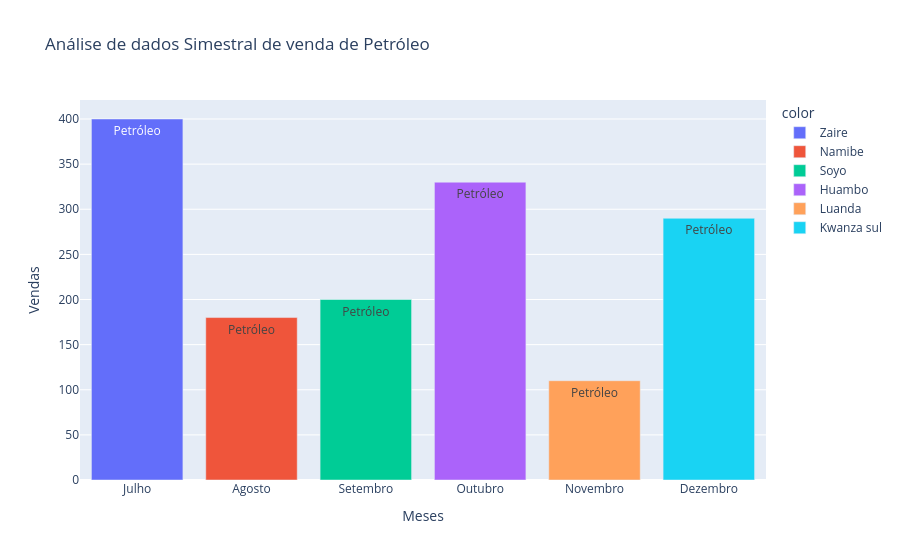

Here is the notebook cell this chart was saved with:
### Code cell
import plotly.express as px 

Meses =[
    "Julho", "Agosto", "Setembro", 
    "Outubro", "Novembro", "Dezembro"
]

Vendas = [400,180,200,330,110,290]

Names =[
    "Petróleo", "Petróleo", "Petróleo",
    "Petróleo", "Petróleo", "Petróleo"
]

Regiões =[
    "Zaire", "Namibe", "Soyo",
    "Huambo", "Luanda", "Kwanza sul"
]

fig = px.bar(
    x = Meses,
    y = Vendas,
    color= Regiões,
    text= Names,
    title= "Análise de dados Simestral de venda de Petróleo"
)

fig.update_xaxes(title="Meses")
fig.update_yaxes(title="Vendas")

fig.show()

### Figure 1 — Plotly figure (JSON) as saved in the notebook; plotly's stock layout.template omitted (floating-point values rounded to 4 significant figures)
{"data": [{"hovertemplate": "color=Zaire<br>x=%{x}<br>y=%{y}<br>text=%{text}<extra></extra>", "legendgroup": "Zaire", "marker": {"color": "#636efa", "pattern": {"shape": ""}}, "name": "Zaire", "orientation": "v", "showlegend": true, "text": ["Petróleo"], "textposition": "auto", "type": "bar", "x": ["Julho"], "xaxis": "x", "y": [400], "yaxis": "y"}, {"hovertemplate": "color=Namibe<br>x=%{x}<br>y=%{y}<br>text=%{text}<extra></extra>", "legendgroup": "Namibe", "marker": {"color": "#EF553B", "pattern": {"shape": ""}}, "name": "Namibe", "orientation": "v", "showlegend": true, "text": ["Petróleo"], "textposition": "auto", "type": "bar", "x": ["Agosto"], "xaxis": "x", "y": [180], "yaxis": "y"}, {"hovertemplate": "color=Soyo<br>x=%{x}<br>y=%{y}<br>text=%{text}<extra></extra>", "legendgroup": "Soyo", "marker": {"color": "#00cc96", "pattern": {"shape": ""}}, "name": "Soyo", "orientation": "v", "showlegend": true, "text": ["Petróleo"], "textposition": "auto", "type": "bar", "x": ["Setembro"], "xaxis": "x", "y": [200], "yaxis": "y"}, {"hovertemplate": "color=Huambo<br>x=%{x}<br>y=%{y}<br>text=%{text}<extra></extra>", "legendgroup": "Huambo", "marker": {"color": "#ab63fa", "pattern": {"shape": ""}}, "name": "Huambo", "orientation": "v", "showlegend": true, "text": ["Petróleo"], "textposition": "auto", "type": "bar", "x": ["Outubro"], "xaxis": "x", "y": [330], "yaxis": "y"}, {"hovertemplate": "color=Luanda<br>x=%{x}<br>y=%{y}<br>text=%{text}<extra></extra>", "legendgroup": "Luanda", "marker": {"color": "#FFA15A", "pattern": {"shape": ""}}, "name": "Luanda", "orientation": "v", "showlegend": true, "text": ["Petróleo"], "textposition": "auto", "type": "bar", "x": ["Novembro"], "xaxis": "x", "y": [110], "yaxis": "y"}, {"hovertemplate": "color=Kwanza sul<br>x=%{x}<br>y=%{y}<br>text=%{text}<extra></extra>", "legendgroup": "Kwanza sul", "marker": {"color": "#19d3f3", "pattern": {"shape": ""}}, "name": "Kwanza sul", "orientation": "v", "showlegend": true, "text": ["Petróleo"], "textposition": "auto", "type": "bar", "x": ["Dezembro"], "xaxis": "x", "y": [290], "yaxis": "y"}], "layout": {"barmode": "relative", "legend": {"title": {"text": "color"}, "tracegroupgap": 0}, "title": {"text": "Análise de dados Simestral de venda de Petróleo"}, "xaxis": {"anchor": "y", "domain": [0, 1], "title": {"text": "Meses"}}, "yaxis": {"anchor": "x", "domain": [0, 1], "title": {"text": "Vendas"}}}}
